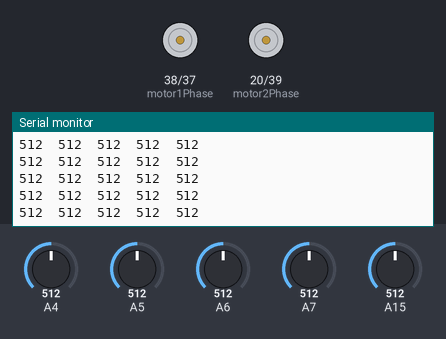
Simulated run of this sketch. Board: Arduino Mega 2560, built with avr-gcc and run on an emulated ATmega2560. On the bench: direction and speed pins drawn as motors (green arrow = direction pin HIGH = forward, orange = LOW = backward, longer = more drive), the last lines printed to the serial monitor. The test bench sets the inputs (shaded band); at power-on: A4 = 512, A6 = 512, A5 = 512, A7 = 512, A15 = 512.

Above: at 1.2 s.
1.3 s: A4 set to 368
At 1.32 s:
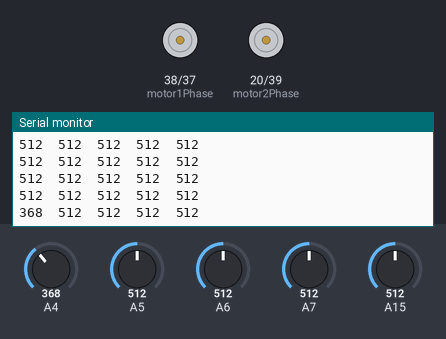
2.8 s: A4 set to 338
At 3.05 s:
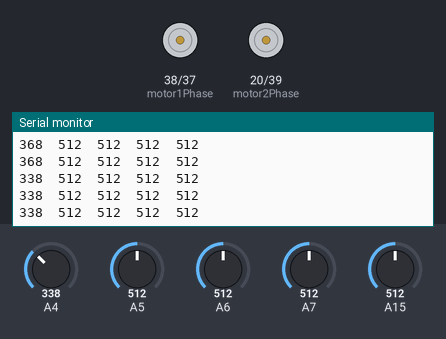
4.4 s: A6 set to 357
At 4.47 s:
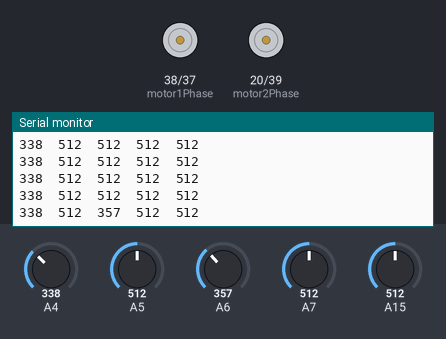
5.9 s: A6 set to 340
At 6.19 s:
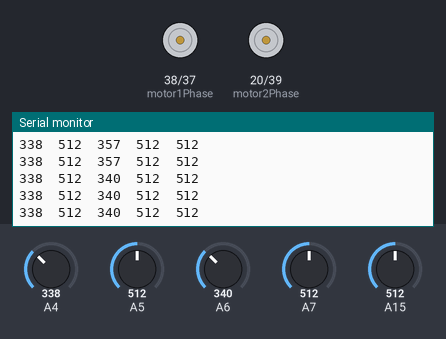
7.5 s: A6 set to 360
At 7.51 s:
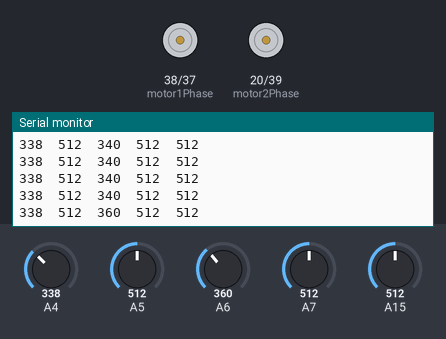
9.1 s: A6 set to 306
At 9.14 s:
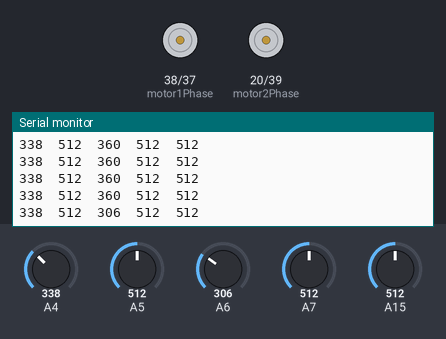
Timing chart, 0 to 11.7 s (numbered marks = the images above; inputs shaded):
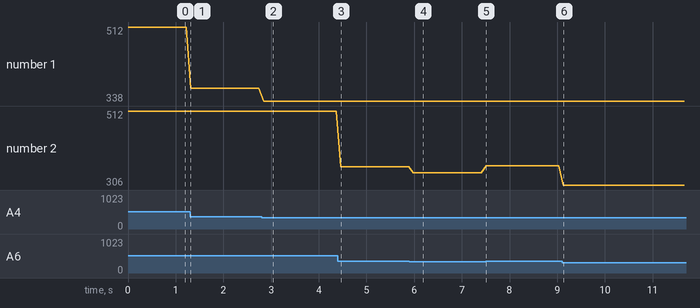

The sketch:

LineCodeFewerFunctions.ino
```cpp
int motor1PWM = 37;
int motor1Phase = 38;
int motor2PWM = 39;
int motor2Phase = 20;

int direction_m1 = 0;
int speed_m1 = 0;
int direction_m2 = 0;
int speed_m2 = 0;
//
int AnalogValue[5] = {0,0,0,0,0};
int AnalogPin[5] = {4,5,6,7,15}; // keep 8 free for tone O/P music

void drive(int direction_m1, int speed_m1, int direction_m2, int speed_m2);

void setup()
{
 // put your setup code here, to run once:
 Serial.begin(9600);
 analogWrite(motor1Phase, 255); //forward left motor
 analogWrite(motor1PWM, 0); // set speed of left motor
 analogWrite(motor2Phase, 255); //forward right moto
 analogWrite(motor2PWM, 0); // set speed of right motor
}

void loop()
 {
 // put your main code here, to run repeatedly:
 //Reads value from sensor
 int i;
 for (i=0;i<5;i++)
 {
  AnalogValue[i]=analogRead(AnalogPin[i]);

  Serial.print(AnalogValue[i]); // This prints the actual analog reading from the sensors
  Serial.print("\t"); //tab over on screen
  if(i==4)
    {
    Serial.println(""); //carriage return
    delay(100); // display new set of readings every 600mS

    //If statements - follow the line
  if(AnalogValue[2]<350){       //forward
    drive(255, 110, 255, 110);
    }

  else if(AnalogValue[1] <350){ //inner left
    drive(0, 0, 255, 60);
    }

  else if(AnalogValue[0]<350){  //outer left
    drive(0, 0, 255, 80);
    }

  else if(AnalogValue[3]<350){ //inner right
    drive(255, 60, 0, 0);
    }

  else if(AnalogValue[4]<350){ //outer right
    drive(255, 80, 0, 30);
    }

  else if(AnalogValue[4]>350 && AnalogValue[3]>350 && AnalogValue[2]>350 && AnalogValue[1]>350 && AnalogValue[0]>350){ //stop
    drive(0,0,0,0);
  }
 }
 }
 }


void drive(int direction_m1, int speed_m1, int direction_m2, int speed_m2){
  analogWrite(motor1Phase, direction_m1); //forward left motor
  analogWrite(motor1PWM, speed_m1); // set speed of left motor
  analogWrite(motor2Phase, direction_m2); //forward right moto
  analogWrite(motor2PWM, speed_m2); // set speed of right motor
 }
```

Measured:
- after the input at 1.3 s, the serial monitor: prints a new line at once (image 1)
- after the input at 2.8 s, the serial monitor: prints a new line at once (image 2)
- after the input at 4.4 s, the serial monitor: prints a new line after 0.06 s (image 3)
- after the input at 5.9 s, the serial monitor: prints a new line after 0.09 s (image 4)
- after the input at 7.5 s, the serial monitor: prints a new line at once (image 5)
- after the input at 9.1 s, the serial monitor: prints a new line at once (image 6)
- plotted number 1: 512 → 368 after the input at 1.3 s, 368 → 338 after the input at 2.8 s
- plotted number 2: 512 → 357 after the input at 4.4 s, 357 → 340 after the input at 5.9 s, 340 → 360 after the input at 7.5 s, 360 → 306 after the input at 9.1 s
